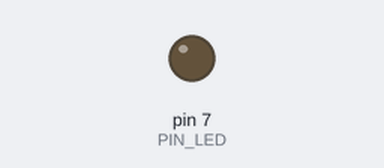
A sketch run on a simulated Arduino Uno, built with avr-gcc and run on an emulated ATmega328P. Parts: output pins drawn as LEDs (lit = HIGH). Dashed ring = blinking. At 2.0 s the program stops and its outputs stay as they are.

Above: at 0.5 s.
At 1.85 s:
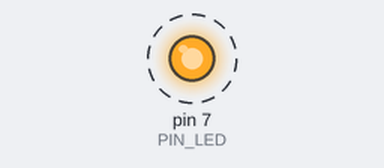
Timing chart, 0 to 3.0 s (numbered marks = the images above):
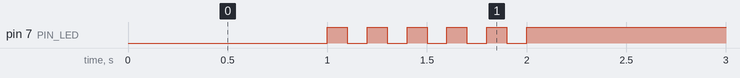

Measured:
- by itself, pin 7 (PIN_LED): alternates HIGH for 0.10 s and LOW for 0.10 s, 11 changes in all, then stays HIGH

The sketch:

05_practice_2.ino
```cpp
#define PIN_LED 7
unsigned int count, toggle;

void setup() {
  pinMode(PIN_LED, OUTPUT);
  Serial.begin(115200); //Initialize serial port
  while (!Serial) {
    ; //wait for serial port to connect.
  }
  count=toggle=0;
  digitalWrite(PIN_LED, HIGH);
}

void loop() {
  toggle=1;
  digitalWrite(PIN_LED, toggle ? LOW : HIGH);
  delay(1000);

  for (int i=0; i<5; i++) {
    toggle=toggle_state(toggle); //toggle LED value.
    digitalWrite(PIN_LED, toggle ? LOW : HIGH); //update LED status.
    delay(100);
    toggle=toggle_state(toggle);
    digitalWrite(PIN_LED, toggle ? LOW : HIGH);
    delay(100);
  }

  digitalWrite(PIN_LED, HIGH);
  toggle=0;
  while(1) {
    ;
  }
}

int toggle_state(int state) {
  return !state;
}
```
